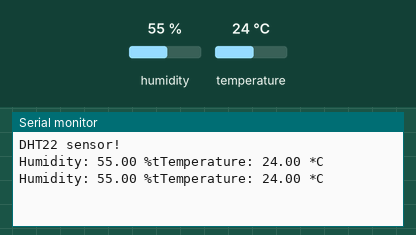
A sketch run on a simulated ESP32. On the bench: the last lines printed to the serial monitor. The inputs (shaded band) are chosen by the test bench; at power-on: humidity 55 %, temperature 24 °C.

Above: at 2.8 s.
2.9 s: humidity set to 22 %
At 5.3 s:
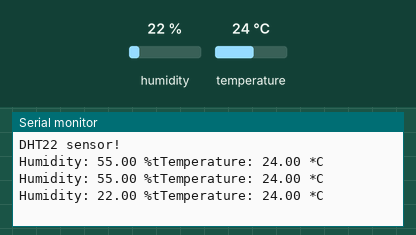
5.6 s: temperature set to 12 °C
At 6.5 s:
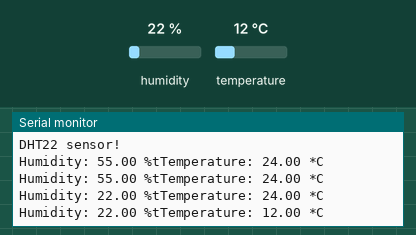
8.3 s: humidity set to 40 %
At 11.3 s:
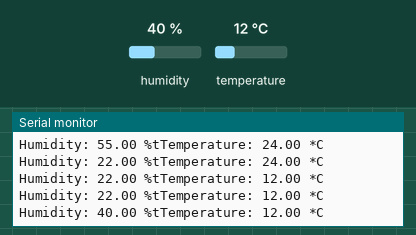
Timing chart, 0 to 12.8 s (numbered marks = the images above; inputs shaded):
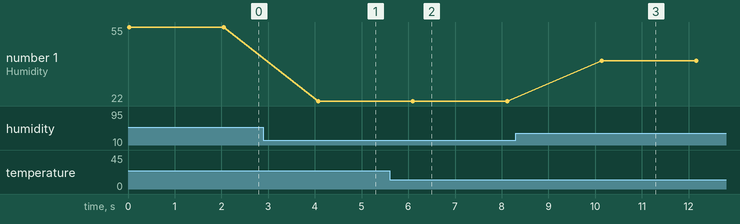

Measured:
- after the input at 2.9 s, the serial monitor: prints a new line after 1.2 s (image 1)
- after the input at 5.6 s, the serial monitor: prints a new line after 0.49 s (image 2)
- after the input at 8.3 s, the serial monitor: prints a new line after 1.8 s (image 3)
- plotted number 1: 22 → 40 after the input at 8.3 s

The sketch:

esp32_DHT.ino
```cpp
#include "DHT.h"

#define DHTPIN 14   //DHT11 DATA 数据引脚

#define DHTTYPE DHT11  //选择的类型

DHT dht(DHTPIN, DHTTYPE);
void setup() {
  Serial.begin(115200);
  Serial.println("DHT22 sensor!");
  dht.begin();
}


void loop() {
  float h = dht.readHumidity();
  float t = dht.readTemperature();
  if (isnan(h) || isnan(t)) {
    Serial.println("Failed to read from DHT sensor!");
    return;
  }
  Serial.print("Humidity: ");
  Serial.print(h);
  Serial.print(" %t");
  Serial.print("Temperature: ");
  Serial.print(t);
  Serial.println(" *C ");
  delay(2000);

}
```
